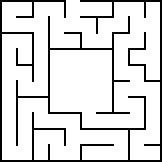
#> input picture test/Pure-Simulation/01_Mazes/Maze_2.png, 162 x 162 px, found by its file name
$ jupyter execute --allow-errors FWP_ROS-03-Explorations_w_Rangecheck-Stable.ipynb
#> lines starting #> are read from the running program, lines starting #| are printed output that depends on the picture; after the words box and inside, x2 and y2 are one past the last pixel; in counts of white or black regions, pixels touching at a corner belong together
[cell 1]
import numpy as np
import matplotlib.pyplot as plt
import pandas as pd
import cv2
import ipywidgets as widgets
import matplotlib.gridspec as gs
from ipywidgets import interact_manual

[cell 2]
def get_scan_window(position,maze,scan_size=20):
    x,y=position
    w,h = maze.shape

    pad_x = [max(0,scan_size-x),max(0,x-(w-scan_size))]
    pad_y = [max(0,scan_size-y),max(0,y-(h-scan_size))]
    #print(pad_x,pad_y)

    x_min = max(x-scan_size,0)
    x_max = min(x+scan_size,w)
    y_min = max(y-scan_size,0)
    y_max = min(y+scan_size,h)

    area = maze[x_min:x_max,y_min:y_max]
    area = np.pad(area,(pad_x,pad_y),mode='constant',constant_values=255)

    return area

def get_index(r,alpha):
    r_step=np.arange(0,r,1)
    alpha=alpha*np.pi/180
    a = r_step*np.sin(alpha)
    b = r_step*np.cos(alpha)

    a=np.asarray(a,dtype='int32')+r
    b=np.asarray(b,dtype='int32')+r
    #print(r_step.shape)
    #print(a.shape)
    #print(b.shape)
    return a,b

def unroll_image_grayscale(img):
    n,m = img.shape
    if n!=m:
        raise ValueError("Dimensions must be square...")

    r=int(n/2)
    flatten=[]
    for alpha in range(0,360,1):
        a,b = get_index(r,alpha)
        layer=[]
        for i in range(r):
         #   print(i)
            layer.append(img[a[i],b[i]])
        flatten.append(layer)
    unrolled=np.array(flatten)
    return unrolled

def get_position(scan):
    distance = []
    for idx in range(scan.shape[0]):
        flank_down = np.where(scan[idx,:]==0)[0]
        try:
            flank_position=flank_down[0]
        except:
            flank_position = -1
        distance.append(flank_position)
    return np.array(distance)


# [9 lines left out: function vis_scan, not called in this run]


def scan_points(position,distances,maze):

    y,x=position
    lidar_scan = []
    for angle,dist in enumerate(distances):
        if dist != -1:
            dx,dy = int(dist*np.cos(angle*np.pi/180)),int(dist*np.sin(angle*np.pi/180))
            sx,sy = x+dx,y+dy
            lidar_scan.append([angle,dist,sx,sy])
        else:
            lidar_scan.append([angle,dist,x,y])
    return np.array(lidar_scan)


def get_local_minima_v2(scan_dist,scan_range =30,include_max = False):
    oor = np.where(scan_dist==-1)[0]
    if include_max:
        max_dist_idx = np.random.choice(np.where(scan_dist == np.max(scan_dist))[0])
        max_dist = np.max(scan_dist) if np.max(scan_dist)>0 else scan_range
        max_dist = np.array([[max_dist_idx],[max_dist]])

    if oor.size!=0:

        indecies = np.where((oor[:-1]-oor[1:])!=-1)[0]
        if indecies.size!=0:
            slices=[]
            if (0 in oor) and (359 in oor):
                #print('around 0')
                slices.append([oor[indecies[0]],oor[indecies[-1]+1]-360])
            else:
                slices.append([oor[0],oor[indecies[0]]])
                slices.append([oor[indecies[-1]+1],oor[-1]])

            for idx in range(indecies.size):

                if idx!=0:
                    slices.append([oor[indecies[idx-1]+1],oor[indecies[idx]]])

            slices = np.array(slices)

            pos_angles=np.mean(slices,axis=1).astype(np.int16)
        else:
            pos_angles = np.array([np.mean([oor[0],oor[-1]])])

        pos_angles = np.vstack((pos_angles,np.full((pos_angles.shape),scan_range)))

    else:
        pos_angles = np.array([])

    if include_max:
        #print(pos_angles.shape,max_dist.shape)
        if pos_angles.size!=0:
            pos_angles = np.append(pos_angles,max_dist,axis=1)
        else:
            pos_angles = max_dist

    return pos_angles

# [8 lines left out: function vis_pos_angles, not called in this run]


def check_escape(position,maze):

    w,h,c=maze.shape
    x,y = position

    if (0<=x<=w)and(0<=y<=h):
        escaped=False
    else:
        escaped=True
    return escaped


def scan_standalone(point,maze_show,scan_range):
    scan_size = scan_range

    maze_iteration = np.copy(maze_show)
    maze_iteration_gray=cv2.cvtColor(maze_iteration,cv2.COLOR_BGR2GRAY)


    if maze_iteration_gray[point[0],point[1]]!=0:

        window = get_scan_window(position=point,maze = maze_iteration_gray,scan_size=scan_size)

        window_scan = unroll_image_grayscale(window)

        dist = get_position(window_scan)

        lidar = scan_points(point,dist,maze_iteration)

        actions=get_local_minima_v2(
            dist,
            scan_range=scan_size,
            include_max=True
        )
        return True,window,window_scan,dist,lidar,actions
    else:
        return False,None,None,None,None,None

def cut_generated_map(generated_map, start, exit):

    # Mark start and exit position in map
    #============================================
    generated_map[start[0], start[1]] = -1
    generated_map[exit[0], exit[1]] = -1

    # Get border of maze and offset for exit point
    #============================================

    borders = []
    exit_offset = 0

    for col in range(0, generated_map.shape[1] + 1, 1):
        if -1 in generated_map[:, col]:
            exit_offset = col
            break

    for col in range(0, generated_map.shape[1] + 1, 1):
        if 0 in generated_map[:, col]:
            borders.append(col)
            break

    for col in range(generated_map.shape[1] - 1, 0, -1):
        if 0 in generated_map[:, col]:
            borders.append(col)
            break

    for row in range(0, generated_map.shape[0] + 1, 1):
        if 0 in generated_map[row, :]:
            borders.append(row)
            break

    for row in range(generated_map.shape[0] - 1, 0, -1):
        if 0 in generated_map[row, :]:
            borders.append(row)
            break

    # Cut map along borders and adjust start/exit
    #============================================
    map_cut = np.copy(generated_map[borders[2]:borders[3],borders[0]:borders[1]])

    start = [start[0]-borders[2],start[1]-borders[0]]
    exit=[exit[0]-borders[2],exit[1]-borders[0]-(-borders[0]+exit_offset)]

    return map_cut,start,exit

## Exploration Run

[cell 3]
maze_idx = 2

maze_show= cv2.imread(f'03_ROS_Escape_Algorithm/Maze_{maze_idx}.png')
#> maze_show is the input picture: shape (162, 162, 3); 86.5% white; 1 black region, box (x1, y1, x2, y2) and area: (0, 0, 162, 162) 3556
maze_show[maze_show>100]=255
maze_show[maze_show<=100]=0

save=True
final_image = 120

w_init,h_init,c = maze_show.shape
robot_position=np.array([int(w_init/2),int(h_init)/2],dtype=np.int64)
scan_range = 30

image_out = np.zeros((900,1600,3),dtype=np.uint8)

w_video,h_video,c = image_out.shape


record_movement = np.array([[0,0]])

if save:

    fourcc = cv2.VideoWriter_fourcc(*'MP4V')
    out = cv2.VideoWriter(f'maze_exploration_maze_{maze_idx}.mp4', fourcc, 60.0, (h_video,w_video))


maze_map = np.ones((2*scan_range+1,2*scan_range+1))


map_position = np.array([scan_range,scan_range])
map_origin = np.array([scan_range,scan_range])
print(map_position)
init_action = np.array([0,0])

random_actions = np.array([
    [5,0],
    [-5,0],
    [0,5],
    [0,-5],
])

for iteration in range(200000):
    image_out = np.zeros((900,1600,3),dtype=np.uint8)

    escaped = check_escape(robot_position,maze_show)
    if not escaped:
        print_iter_out=iteration

    w_map,h_map = maze_map.shape
    if iteration==0:
        alpha = 0
        length = 0
        action = init_action
    elif escaped:
        alpha = 0
        length = 0
        action = init_action

    elif pos_angles.size!=0:
        #print('Angles',pos_angles)
        a = np.random.choice(np.arange(0,pos_angles.shape[1],1))

        alpha = pos_angles[0,a]
        step_length = np.arange(1,pos_angles[1,a],3)
        length =np.random.choice(step_length)
        dx,dy = int(length*np.cos(alpha*np.pi/180)),int(length*np.sin(alpha*np.pi/180))
        action=np.array([dy,dx])


    elif (maze_show[robot_position[0],robot_position[1]]==0).all():
        print('On Wall')
        pos_angles=np.array([])
        idx = np.random.choice(np.arange(0,random_actions.shape[0],1))
        action = random_actions[idx]

    robot_position += action
    map_position += [action[1],action[0]]

    if not escaped:
        record_movement = np.append(record_movement,np.copy(action).reshape((1,2)),axis=0)


    if (0>(map_position[0]-scan_range))or(w_map<(map_position[0]+scan_range))or (0>(map_position[1]-scan_range))or(h_map<(map_position[1]+scan_range)):
        pad_y = [abs(min(0,action[0])),max(0,action[0])]
        pad_x = [abs(min(0,action[1])),max(0,action[1])]
        #print(pad_x,pad_y)
    else:
        pad_x = [0,0]
        pad_y = [0,0]

    map_position += [pad_x[0],pad_y[0]]
    map_origin += [pad_x[0],pad_y[0]]

    maze_map = np.pad(maze_map,(pad_x,pad_y),mode='constant',constant_values=1)


    if not escaped:
        On_track,_,_,dist,lidar,pos_angles = scan_standalone(robot_position,maze_show,scan_range=scan_range)
        #print(pos_angles)


        maze_map[map_position[0],map_position[1]]=2

        try:
            for i in enumerate(dist):

                angle,distance = i
                x,y = map_position
                if distance!=-1:

                    dx,dy = int(distance*np.cos(angle*np.pi/180)),int(distance*np.sin(angle*np.pi/180))
                    #print(distance,y,y+dy,x+dx)
                    maze_map[x+dx,y+dy]=0

        except TypeError:
            print(dist)

    map_show = np.copy(maze_map)*(255/2)


    w_scale,h_scale = map_show.shape
    pad_show_x,pad_show_y = abs(min(0,w_scale-h_scale)),max(0,w_scale-h_scale)
    map_show = np.pad(map_show,((0,pad_show_x),(0,pad_show_y)),mode='constant',constant_values=np.uint8(255/2))


    map_show = cv2.cvtColor(map_show.astype(np.uint8),cv2.COLOR_GRAY2BGR)
    cv2.circle(map_show,(map_position[1],map_position[0]),radius = 2,color = (0,0,255),thickness=-1)

    for idx in range(pos_angles.shape[1]):
        ang,d = pos_angles[:,idx]
        dy,dx = int((d-1)*np.cos(ang*np.pi/180)),int((d-1)*np.sin(ang*np.pi/180))
        sx,sy = map_position[1]+dx,map_position[0]+dy
        cv2.line(map_show,(map_position[1],map_position[0]),(sx,sy),color = (100,200,0),thickness=1)

    map_show=cv2.transpose(map_show)

    maze_position = np.copy(maze_show)
    cv2.circle(maze_position,(robot_position[1],robot_position[0]),radius = 3,color = (0,0,255),thickness=-1)
    cv2.circle(maze_position,(robot_position[1],robot_position[0]),radius = scan_range,color = (0,255,0),thickness=1)
    maze_position=cv2.resize(maze_position,(800,800),interpolation = cv2.INTER_AREA)

    image_out[:800,:800,:]=maze_position
    image_out[:800,800:,:]=cv2.resize(map_show,(800,800),interpolation = cv2.INTER_AREA)

    cv2.rectangle(image_out,(0,800),(1599,899),color = (0,0,255),thickness=2)
    cv2.putText(
        img = image_out,
        text = f"Iteration: {print_iter_out:7}",
        org = (1350,825),
        fontFace = cv2.FONT_HERSHEY_DUPLEX,
        fontScale = 0.75,
        color = (0,0,255),
        thickness = 1
    )
    cv2.putText(
        img = image_out,
        text = f"Step Parameter:",
        org = (800,825),
        fontFace = cv2.FONT_HERSHEY_DUPLEX,
        fontScale = 0.75,
        color = (0,0,255),
        thickness = 1
    )
    cv2.putText(
        img = image_out,
        text = f"r = {int(length)}",
        org = (800,855),
        fontFace = cv2.FONT_HERSHEY_DUPLEX,
        fontScale = 0.75,
        color = (0,0,255),
        thickness = 1
    )
    cv2.putText(
        img = image_out,
        text = f"alpha = {alpha}",
        org = (800,885),
        fontFace = cv2.FONT_HERSHEY_DUPLEX,
        fontScale = 0.75,
        color = (0,0,255),
        thickness = 1
    )
    cv2.putText(
        img = image_out,
        text = f"Escaped: {escaped}",
        org = (20,825),
        fontFace = cv2.FONT_HERSHEY_DUPLEX,
        fontScale = 0.75,
        color = (0,0,255),
        thickness = 1
    )
    cv2.putText(
        img = image_out,
        text = f"Scan Range: {scan_range}",
        org = (20,855),
        fontFace = cv2.FONT_HERSHEY_DUPLEX,
        fontScale = 0.75,
        color = (0,0,255),
        thickness = 1
    )

    cv2.imshow('Overview',image_out)

    if save: out.write(image_out)
    if cv2.waitKey(1)==ord('q'):
        break

    if escaped:
        final_image-=1
        if final_image==0:
            break
#> this loop made 1 pass; (key q is pressed on pass 1)
#> (escaped, actions in scan_standalone, On_track) on pass 1: (False, [[179.5, 172], [30, 30]], True)
#> pass 1, `map_show = cv2.cvtColor(map_show.astype(np.uint8),cv2.COLOR_GRAY2BGR)`:
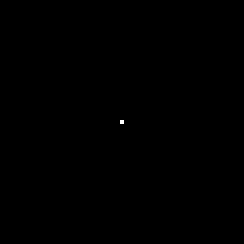
#> map_show: shape (61, 61, 3) (shown 4 times larger); values 127 (black) and 255 (white), 0.03% white in thin lines or dots, all inside (x1, y1, x2, y2) = (30, 30, 31, 31)
#> after the loop:
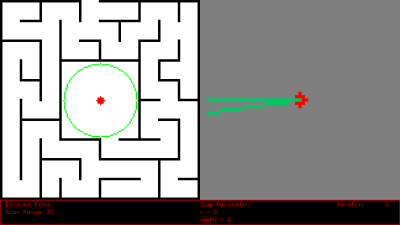
#> image_out: shape (900, 1600, 3) (shown at 1/4 size); mean B, G, R 153.2, 154.5, 155
#> after the loop:
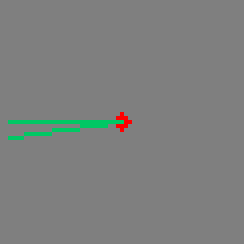
#> map_show: shape (61, 61, 3) (shown 4 times larger); mean B, G, R 126.3, 127.7, 125.5
#> after the loop:
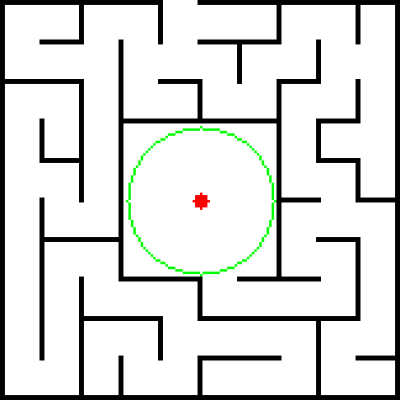
#> maze_position: shape (800, 800, 3) (shown at 1/2 size); mean B, G, R 218.5, 220.2, 218.8
#> after the loop, final_image = 120; map_origin = [30, 30]; map_position = [30, 30]

print(f'Escaped after {print_iter_out}')

plt.figure(figsize=(8,9))
plt.title(f'Escaped after {print_iter_out}')
#> (the rest of this cell did not finish here and is left out)

[cell 4]
plt.plot(record_movement)

[cell 5]
integrate = lambda x: np.array([np.sum(x[:i])for i in range(x.size+1)])

x_movement = integrate(record_movement[:,1])
y_movement = integrate(record_movement[:,0])

[cell 6]
t=np.arange(0,x_movement.size,1)
plt.plot(t,x_movement)
plt.plot(t,y_movement)

[cell 7]
w_maze,h_maze,c = maze_show.shape
#plt.imshow(cv2.transpose(maze_show))
plt.imshow(maze_show)
#plt.scatter(x_movement+w_maze/2,y_movement+h_maze/2,c=np.arange(x_movement.size),cmap='jet')
plt.scatter(
    x_movement+h_maze/2,
    y_movement+w_maze/2,
    c=np.arange(x_movement.size),cmap='jet')
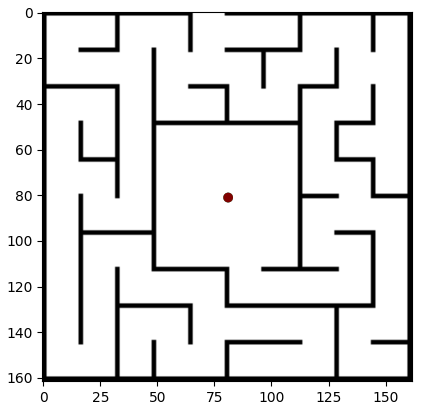
#> figure drawn by matplotlib, 1 panel

[cell 8]
record_movement.shape

#> (a cell that did not finish here is left out)

#> after the loop in cut_generated_map, `for col in range(0, generated_map.shape[1] + 1, 1):`: borders = []


plt.imshow(cutting,origin='lower')
plt.scatter(s[1],s[0],c='r')
#plt.scatter(exit[1]-borders[0],exit[0]-borders[2],c='r')
plt.scatter(e[1],e[0],c='r')

[cell 10]
generated_map = np.copy(maze_map)
#generated_map[map_origin[0]-2:map_origin[0]+2,map_origin[1]-2:map_origin[1]+2]=3
#generated_map[map_position[0]-2:map_position[0]+2,map_position[1]-2:map_position[1]+2]=3

generated_map[map_origin[0],map_origin[1]]=-1
generated_map[map_position[0],map_position[1]]=-1
plt.imshow(generated_map,origin='lower')

map_origin
#> Out = [30, 30]

[cell 11]
generated_map.shape
borders=[]


for col in range(0,generated_map.shape[1]+1,1):
    if -1 in generated_map[:,col]:
        exit_offset=col
        break


#> (the rest of this cell did not finish here and is left out)

[cell 12]
print(borders,exit_offset)
#| [] 30
plt.imshow(generated_map,origin='lower')
#> (the rest of this cell did not finish here and is left out)

[cell 13]
start,exit = map_origin,map_position
#> start = [30, 30]; exit = [30, 30]
#> (the rest of this cell did not finish here and is left out)

[cell 14]
start,exit = map_origin,map_position

empty_map = np.copy(generated_map)
empty_map[empty_map==2]=1
plt.imshow(empty_map)

[cell 15]
w_em,h_em = empty_map.shape

px,py = np.meshgrid(np.arange(0,w_em,1),np.arange(0,h_em,1))
Points = np.hstack((px.reshape((w_em*h_em,1)),py.reshape((w_em*h_em,1))))

[cell 16]
plt.imshow(generated_map)
plt.colorbar()
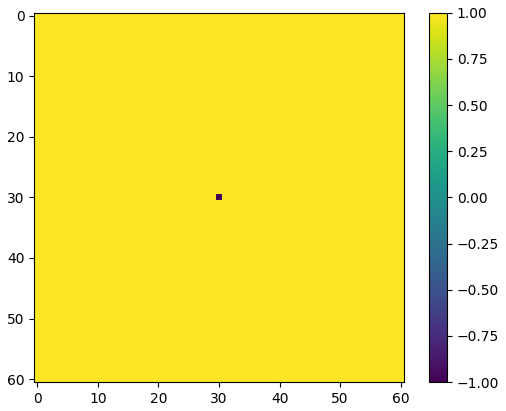
#> figure drawn by matplotlib, 2 panels

[cell 17]
value = [empty_map[point[0],point[1]] for point in Points]
#> value = 3721 values, max 1 at index 0, min -1 at index 1860, mean 0.999
plt.scatter(Points[:,0],Points[:,1],c=value)
plt.colorbar()
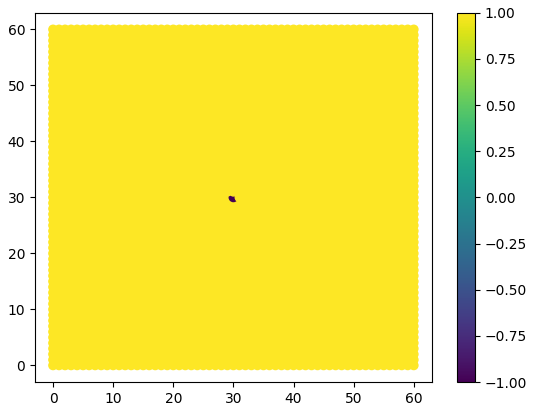
#> figure drawn by matplotlib, 2 panels

#> (a cell that did not finish here is left out)

#> (a cell that did not finish here is left out)

[cell 20]
visualize=True


running=True
step_back=exit
#> step_back = [30, 30]
#> after the loop `for i in [-1,0,1]:`: back = [[29, 30], [29, 31], [30, 31], [31, 30], [31, 31]]; global_distance = [1, 1, 1, 1, 1]
#> `idx = gradient_min.index(np.min(gradient_min))`: idx = 0
#> `step_back = back[idx]`: step_back = [29, 30]
shortest_path = []
global_distance = []
iteration = 0
#> (the rest of this cell did not finish here and is left out)

[cell 21]
gradient_min,idx,step_back
#> Out = ([1, 1, 1, 1, 1], 0, [29, 30])

[cell 22]
shortest_path = np.array(shortest_path)
#> shortest_path = [[29, 30]]

w_init,h_init,c = maze_show.shape
grid=gs.GridSpec(1,4,width_ratios=(20,20,1,1),wspace=0.25)

fig = plt.figure(figsize=(20,8))
ax = fig.add_subplot(grid[0])
bx = fig.add_subplot(grid[1])
cx = fig.add_subplot(grid[2])
dx = fig.add_subplot(grid[3])

ax.imshow(cv2.transpose(maze_show),aspect='equal')
ax.scatter(
    shortest_path[:,1]-shortest_path[-1,1]+w_init/2,
    shortest_path[:,0]-shortest_path[-1,0]+h_init/2,
    c=np.arange(shortest_path.shape[0]),cmap='jet',s=5
)

map_color = bx.imshow(empty_map,aspect='equal')
path_color = bx.scatter(shortest_path[:,1],shortest_path[:,0],c=np.arange(shortest_path.shape[0]),cmap='jet')
fig.colorbar(map_color,cax=cx)
fig.colorbar(path_color,cax=dx)
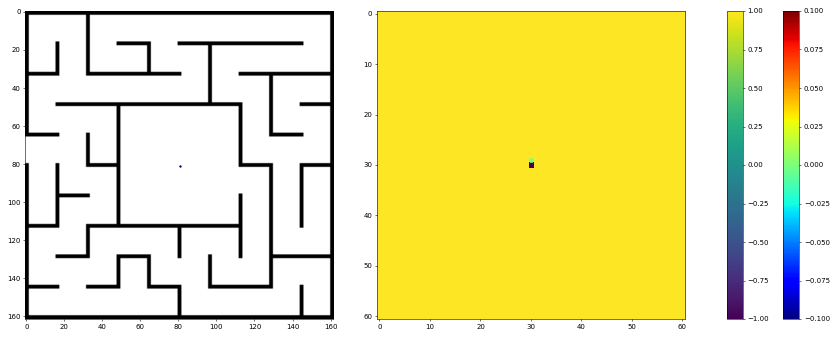
#> figure drawn by matplotlib, 4 panels

[cell 23]
plt.plot(global_distance)
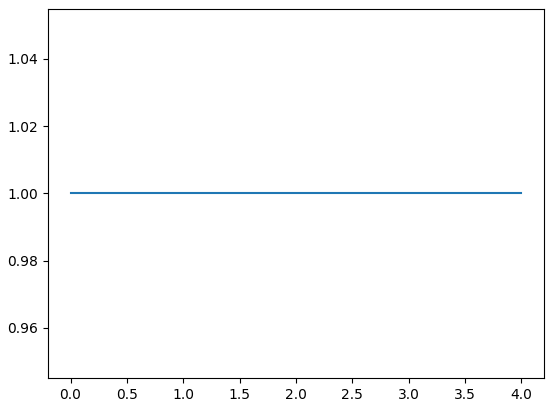
#> figure drawn by matplotlib, 1 panel

[cell 24]
def vis_cut(img,position,size):

#> called with position = array of shape (2,), size = 10
    area = img[position[0]-size:position[0]+size+1,position[1]-size:position[1]+size+1]
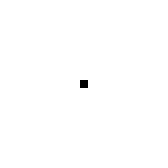
#> area: shape (21, 21) float64 (shown 8 times larger); values -1 (black) and 1 (white), 99.8% white; black in thin lines or dots, all inside (x1, y1, x2, y2) = (10, 10, 11, 11)
    rows,columns =area.shape
    plt.imshow(area)
    for r in range(rows):
        for c in range(columns):
            plt.text(c,r,f'{area[r,c]}',ha='center',va='center')

[cell 25]
plt.figure(figsize=(15,15))
vis_cut(empty_map,exit,10)

#> (a cell that did not finish here is left out)

$ run again, with test/Pure-Simulation/01_Mazes/Maze_12.png copied over test/Pure-Simulation/01_Mazes/Maze_2.png
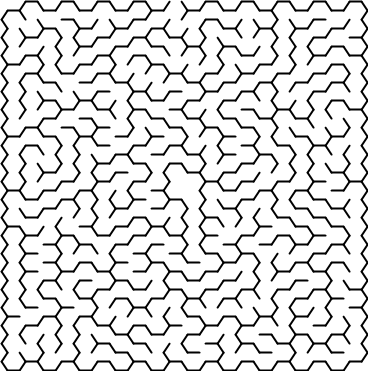
#> input picture test/Pure-Simulation/01_Mazes/Maze_12.png, 368 x 371 px, found by its file name
#> maze_show is the input picture: shape (371, 368, 3); min 0, max 255, mean 218.4
#> the loop `for iteration in range(200000):` made 1 pass; (key q is pressed on pass 1)
#> (escaped, actions in scan_standalone, On_track) on pass 1: (False, [[68, 58], [30, 29]], True)
#> after the loop `for iteration in range(200000):`: final_image = 120; map_origin = [30, 30]
#> after the loop in cut_generated_map, `for col in range(0, generated_map.shape[1] + 1, 1):`: borders = [8]
#> after the loop in cut_generated_map, `for col in range(generated_map.shape[1] - 1, 0, -1):`: borders = [8, 54]
#> after the loop in cut_generated_map, `for row in range(0, generated_map.shape[0] + 1, 1):`: borders = [8, 54, 10]
#> after the loop in cut_generated_map, `for row in range(generated_map.shape[0] - 1, 0, -1):`: borders = [8, 54, 10, 50]
#> in cut_generated_map, `start = [start[0]-borders[2],start[1]-borders[0]]`: start = [20, 22]
#> in cut_generated_map, `exit=[exit[0]-borders[2],exit[1]-borders[0]-(-borders[0]+exit_offset)]`: exit = [20, 0]
#> s = [20, 22]; e = [20, 0]
#> `map_origin`: Out = [30, 30]
#> after the loop `for col in range(0,generated_map.shape[1]+1,1):`: borders = [8]
#> after the loop `for col in range(generated_map.shape[1]-1,0,-1):`: borders = [8, 54]
#> after the loop `for row in range(0,generated_map.shape[0]+1,1):`: borders = [8, 54, 10]
#> after the loop `for row in range(generated_map.shape[0]-1,0,-1):`: borders = [8, 54, 10, 50]
#| [8, 54, 10, 50] 30
#> `plt.axis(borders)`: Out = (8, 54, 10, 50)
#> `start,exit = map_origin,map_position`: start = [30, 30]
#> `start = [start[0]-borders[2],start[1]-borders[0]]`: start = [20, 22]
#> `exit=[exit[0]-borders[2],exit[1]-borders[0]-(-borders[0]+exit_offset)]`: exit = [20, 0]
#> `start,exit = map_origin,map_position`: start = [30, 30]
#> value = 3721 values, max 1 at index 0, min -1 at index 1860, mean 0.962
#> `grad = [[start[0],start[1]]]`: grad = [[30, 30]]
#> current_points = 1
#> the loop `for P in li:` made 1 pass
#> after the loop `for P in li:`: grad = [[30, 30], [30, 31], [31, 30], [30, 29], [29, 30]]
#> `step_back=exit`: step_back = [30, 30]
#> after the loop `for i in [-1,0,1]:`: back = [[29, 30], [29, 31], [30, 30], [30, 31], [31, 30], [31, 31]]; global_distance = [2, 1, 1, 2, 2, 1]
#> `idx = gradient_min.index(np.min(gradient_min))`: idx = 1
#> `step_back = back[idx]`: step_back = [29, 31]
#> the loop `for vis_point in shortest_path:` made 1 pass
#> `gradient_min,idx,step_back`: Out = ([2, 1, 1, 2, 2, 1], 1, [29, 31])
#> shortest_path = [[29, 31]]
#> `map_cut,start,exit = cut_generated_map(np.copy(maze_map),map_origin,ma..`: start = [20, 22]; exit = [20, 0]
#> fourcc = 1446269005
#> `grad = [[start[0],start[1]]]`: grad = [[20, 22]]
#> the loop `for P in li:` made 1 pass
#> after the loop `for P in li:`:
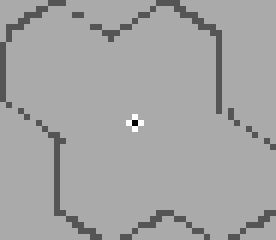
#> empty_map: shape (40, 46) float64 (shown 6 times larger); min -1, max 2, mean 0.929; drawn with min black and max white
#> after the loop `for P in li:`: grad = [[20, 22], [20, 23], [21, 22], [20, 21], [19, 22]]
#> `cv2.circle(cv_map_show,(exit[1],exit[0]),radius = 3,color = (0,0,255),..`:
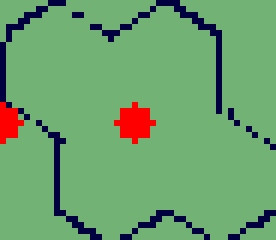
#> cv_map_show: shape (40, 46, 3) (shown 6 times larger); mean B, G, R 109.3, 160.6, 109.4
#> the loop `for i in range(120):` made 1 pass; (key q is pressed on pass 1)
#> `step_back=exit`: step_back = [20, 0]
#> after the loop `for i in [-1,0,1]:`: back = [[19, 0], [19, 1], [20, 0], [20, 1], [21, 0], [21, 1]]; global_distance = [1, 1, 1, 1, 1, 1]
#> `idx = gradient_min.index(np.min(gradient_min))`: idx = 0
#> `step_back = back[idx]`: step_back = [19, 0]
#> the loop `for vis_point in shortest_path:` made 1 pass
